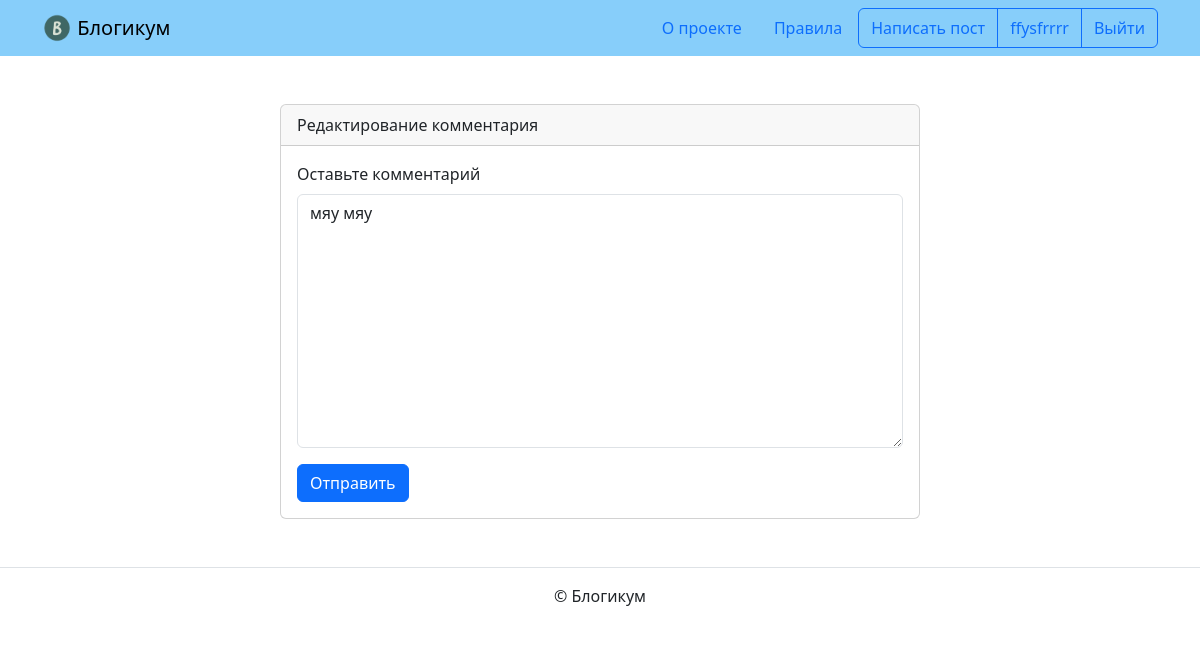
The page /posts/22/edit_comment/1/ (signed in) on the database as committed earlier.
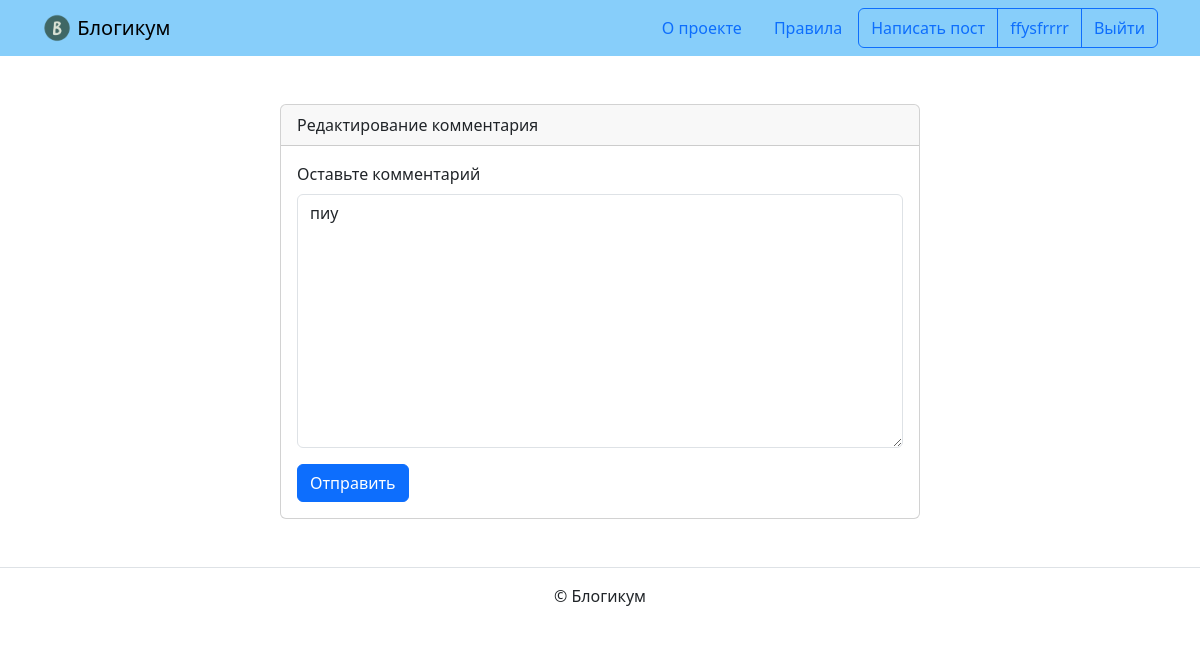
The same page on the database as committed later.
### blog/models.py (models this page shows)
class Comment(models.Model):
    text = models.TextField()
    post = models.ForeignKey(
        Post,
        on_delete=models.CASCADE,
        related_name='comments'
    )
    author = models.ForeignKey(
        User,
        on_delete=models.CASCADE
    )
    created_at = models.DateTimeField(auto_now_add=True)
    class Meta:
        ordering = ['created_at']
        verbose_name = 'комментарий'
        verbose_name_plural = 'Комментарии'

### blog/views.py (the view)
# urls.py: path('posts/<int:post_id>/edit_comment/<int:comment_id>/', views.edit_comment, name='edit_comment'),
@login_required
def edit_comment(request, post_id, comment_id):
    template = 'blog/comment.html'
    comment = get_object_or_404(Comment, id=comment_id)
    if request.user != comment.author:
        return redirect('blog:post_detail', id=post_id)
    if request.method == 'POST':
        form = CommentForm(request.POST, instance=comment)
        if form.is_valid():
            form.save()
            return redirect('blog:post_detail', id=post_id)
    else:
        form = CommentForm(instance=comment)
    context = {'form': form,
               'comment': comment}
    return render(request, template, context)

### blog/forms.py
class CommentForm(forms.ModelForm):
    class Meta:
        model = Comment
        fields = ['text',]
        labels = {'text': 'Оставьте комментарий'}

### templates/blog/comment.html (shortened to what this page needs)
{% extends "base.html" %}
{% load django_bootstrap5 %}
{% block content %}
  {% if user.is_authenticated %}
    <div class="col d-flex justify-content-center">
      <div class="card" style="width: 40rem;">
        <div class="card-header">
          {% if '/edit_comment/' in request.path %}
            Редактирование комментария
          {% else %}
            Удаление комментария
          {% endif %}
        </div>
        <div class="card-body">
          <form method="post"
            {% if '/edit_comment/' in request.path %}
              action="{% url 'blog:edit_comment' comment.post_id comment.id %}"
            {% endif %}>
            {% if not '/delete_comment/' in request.path %}
              {% bootstrap_form form %}
            {% else %}
              <p>{{ comment.text }}</p>
            {% endif %}
            {% bootstrap_button button_type="submit" content="Отправить" %}
          </form>
        </div>
      </div>
    </div>
  {% endif %}
{% endblock %}

Rows that differ between the two databases and show on the page:
changed Comment: text "мяу мяу" → "пиу"
